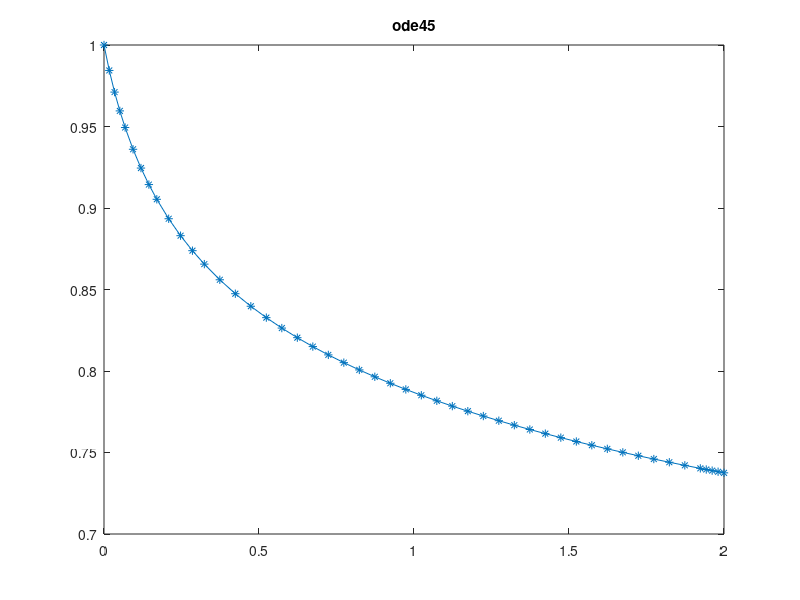

The MATLAB script that drew this image: (Note: this script raises an error after producing the figure.)
% Objectius:
% - Entendre els conceptes basics dels metodes per a la resolucio numerica
% d'EDOs.
% - Implementar un metode per resoldre EDOs (metode d'Euler)
% - Comprovar experimentalment la convergencia d'un metode
%
% Tasques a fer:
% 1) Executar i mirar aquest script per veure com es pot resoldre el 
%    problema de valor inicial (PVI) amb la funcio de Matlab ode45
% 2) Implementar el metode d'Euler per a la resolucio del mateix PVI
%    Cal crear la funcio Euler amb els arguments d'entrada i sortida
%    especificats a aquest script. 
% 3) Dibuixar una grafica de log10(abs(error)) en funcio de log10(h), on l'error
%    s'evalua com la diferencia entre la solucio analitica i la solucio
%    numerica per x=2. Comprovar si l'ordre de convergencia coincideix amb
%    el teoric.
% Es proposa ara resoldre el PVI y''= -y, y(0)=1, y'(0)=0 per x en (0,T)
% 4) Reduir la EDO de segon ordre a un sistema d'EDOs de 1er ordre
%    Resoldre numericament el PVI amb el metode d'Euler per T=2*pi. Comprovar
%    la converg?ncia.
% 5) Amb h=0.01 resoldre el problema per T=10*pi,50*pi. ?s el m?tode
%    (absolutament) estable? 


f=@(x,y) -y/(10*x+1); 
a=0; 
b=2;  y0=1;

%Solucio amb funcions intrinseques de Matlab
[x,Y]=ode45(f,[a,b],y0);
figure(1), plot(x,Y,'-*'), title('ode45')

%Solucio amb el metode d'Euler
 h=0.1;
 npassos=ceil((b-a)/h); 
 [x2,Y2]=eulerend(f,[a,b],y0,npassos);
 %figure(2), plot(x2,Y2,'-*'), title('Euler')
 
 err = [];
 H = 0.1 * 0.5 .^(0:5);
 for h=H
     npassos=ceil((b-a)/h); 
     [xh,Yh]=eulerend(f,[a,b],y0,npassos);
     err(end+1) = abs(Yh(end) - Y(end));
 end
 %figure(3), plot(log10(H), log10(err)), title('Error euler x=2')
 
 %Solu segon sistema
 h = 0.1;
 a = 0; b = 2*pi;
 f = @(x, y) [0, 1; -1 0]*y;
 y0 = [1; 0];
             

[x,Y]=ode45(f,[a,b],y0);
figure(4), plot(x,Y,'-*'), title('ode45, 2')

 npassos=ceil((b-a)/h); 
 [x2,Y2]=eulerend(f,[a,b],y0,npassos);
 figure(5), plot(x2,Y2,'-*'), title('Euler2')
 
 h = 0.01;
 a = 0; b = 5*pi;
 f = @(x, y) [0, 1; -1 0]*y;
 y0 = [1; 0];
             
 npassos=ceil((b-a)/h); 
 [x2,Y2]=eulerend(f,[a,b],y0,npassos);
 figure(6), plot(x2,Y2,'-*'), title('Euler2')
 
 
npassos=ceil((b-a)/h); 
[x2,Y2]=eulerdar(f,[a,b],y0,npassos);
figure(7), plot(x2,Y2,'-*'), title('Eulerdar')
 
